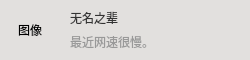
<?xml version="1.0" encoding="UTF-8"?>
<ui version="4.0">
 <class>FiredListItem</class>
 <widget class="QWidget" name="FiredListItem">
  <property name="geometry">
   <rect>
    <x>0</x>
    <y>0</y>
    <width>250</width>
    <height>60</height>
   </rect>
  </property>
  <property name="windowTitle">
   <string>FiredListItem</string>
  </property>
  <property name="styleSheet">
   <string notr="true">#FiredListItem{
  background-color:#E2E0DE;
}
#lbTitle
{
	font: 14px &quot;微软雅黑&quot;;
    color:#333;
}
#lbDesc
{
  
	font: 12px &quot;微软雅黑&quot;;
    color:#999999;

}</string>
  </property>
  <widget class="QLabel" name="lbTuxiang">
   <property name="geometry">
    <rect>
     <x>10</x>
     <y>10</y>
     <width>40</width>
     <height>40</height>
    </rect>
   </property>
   <property name="text">
    <string>图像</string>
   </property>
   <property name="scaledContents">
    <bool>true</bool>
   </property>
   <property name="alignment">
    <set>Qt::AlignCenter</set>
   </property>
  </widget>
  <widget class="QLabel" name="lbTitle">
   <property name="geometry">
    <rect>
     <x>70</x>
     <y>10</y>
     <width>161</width>
     <height>16</height>
    </rect>
   </property>
   <property name="text">
    <string>无名之辈</string>
   </property>
  </widget>
  <widget class="QLabel" name="lbDesc">
   <property name="geometry">
    <rect>
     <x>70</x>
     <y>34</y>
     <width>161</width>
     <height>16</height>
    </rect>
   </property>
   <property name="text">
    <string>最近网速很慢。</string>
   </property>
  </widget>
 </widget>
 <layoutdefault spacing="6" margin="11"/>
 <resources/>
 <connections/>
</ui>
